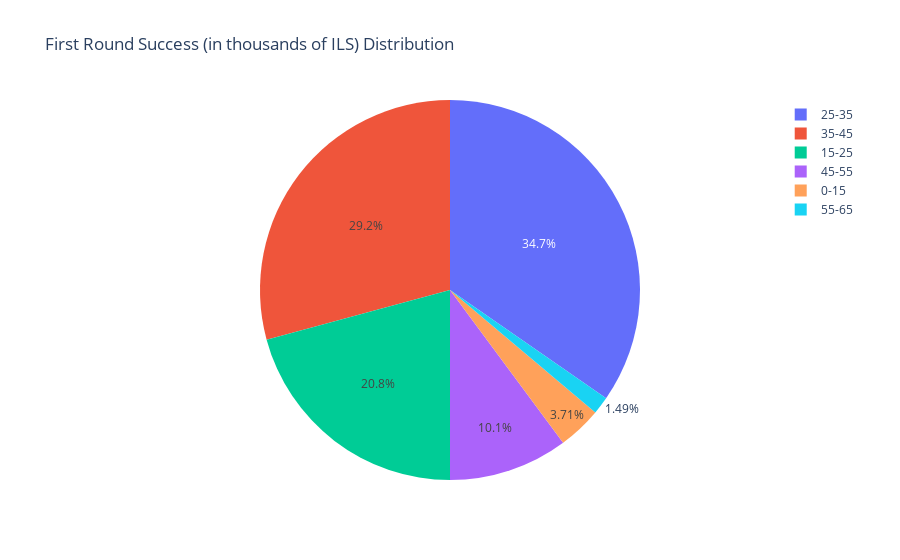

Notebook source saved alongside this figure:
### Markdown cell above
#### First round success demography

### Code cell
success_df = prepped_df[['age', 'success_group']].groupby('success_group').count().reset_index()
success_df = success_df.sort_values(by=['success_group'])
fig = px.pie(success_df, values='age', names='success_group',
             title='First Round Success (in thousands of ILS) Distribution')
fig.show()

### Figure 1 — Plotly figure (JSON) as saved in the notebook; plotly's stock layout.template omitted (floating-point values rounded to 4 significant figures)
{"data": [{"domain": {"x": [0.0, 1.0], "y": [0.0, 1.0]}, "hovertemplate": "success_group=%{label}<br>age=%{value}<extra></extra>", "labels": ["0-15", "15-25", "25-35", "35-45", "45-55", "55-65"], "legendgroup": "", "name": "", "showlegend": true, "values": [15, 84, 140, 118, 41, 6], "type": "pie"}], "layout": {"legend": {"tracegroupgap": 0}, "title": {"text": "First Round Success (in thousands of ILS) Distribution"}}}
